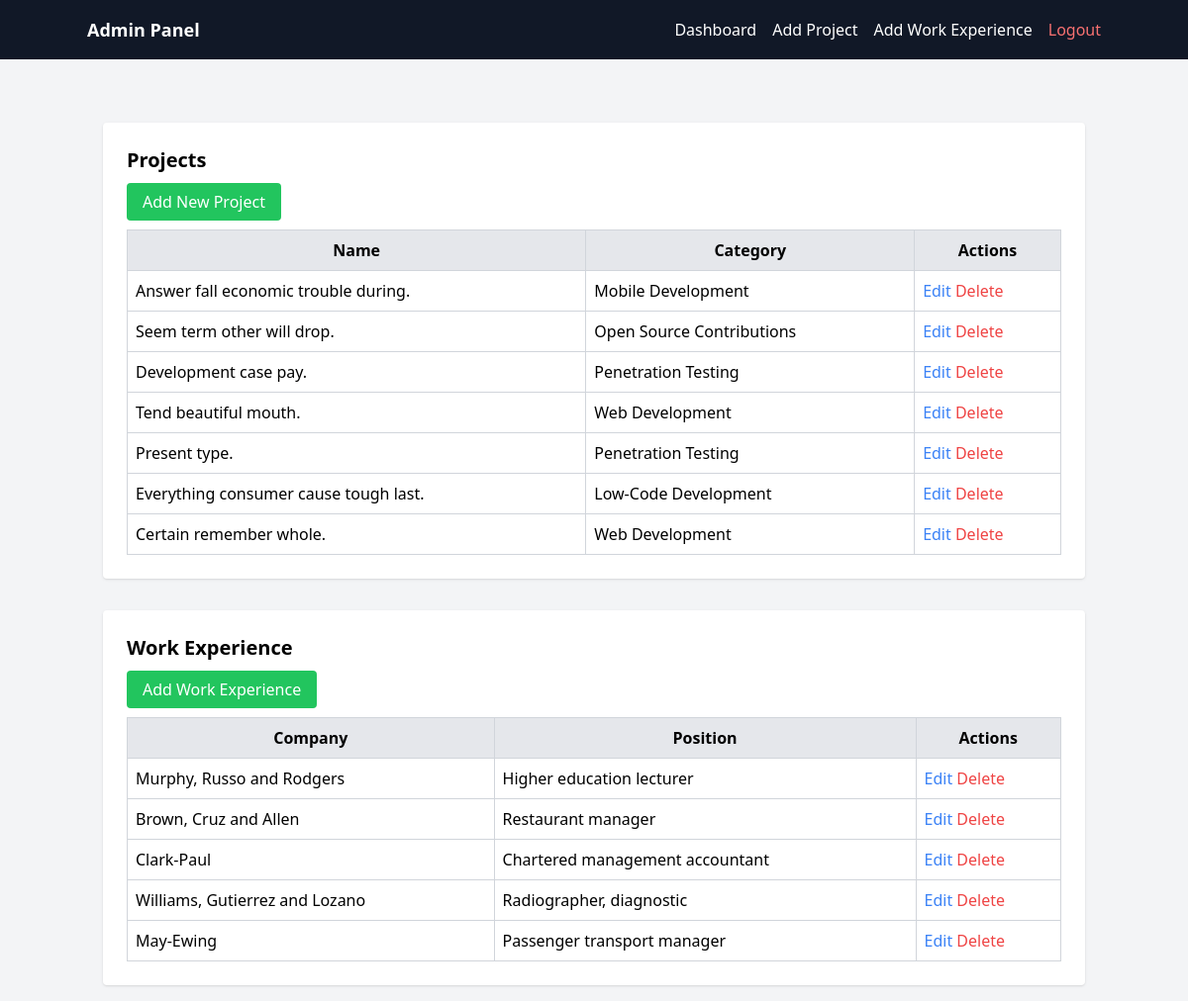
/admin/dashboard (signed in), run on an earlier commit of the app's database.
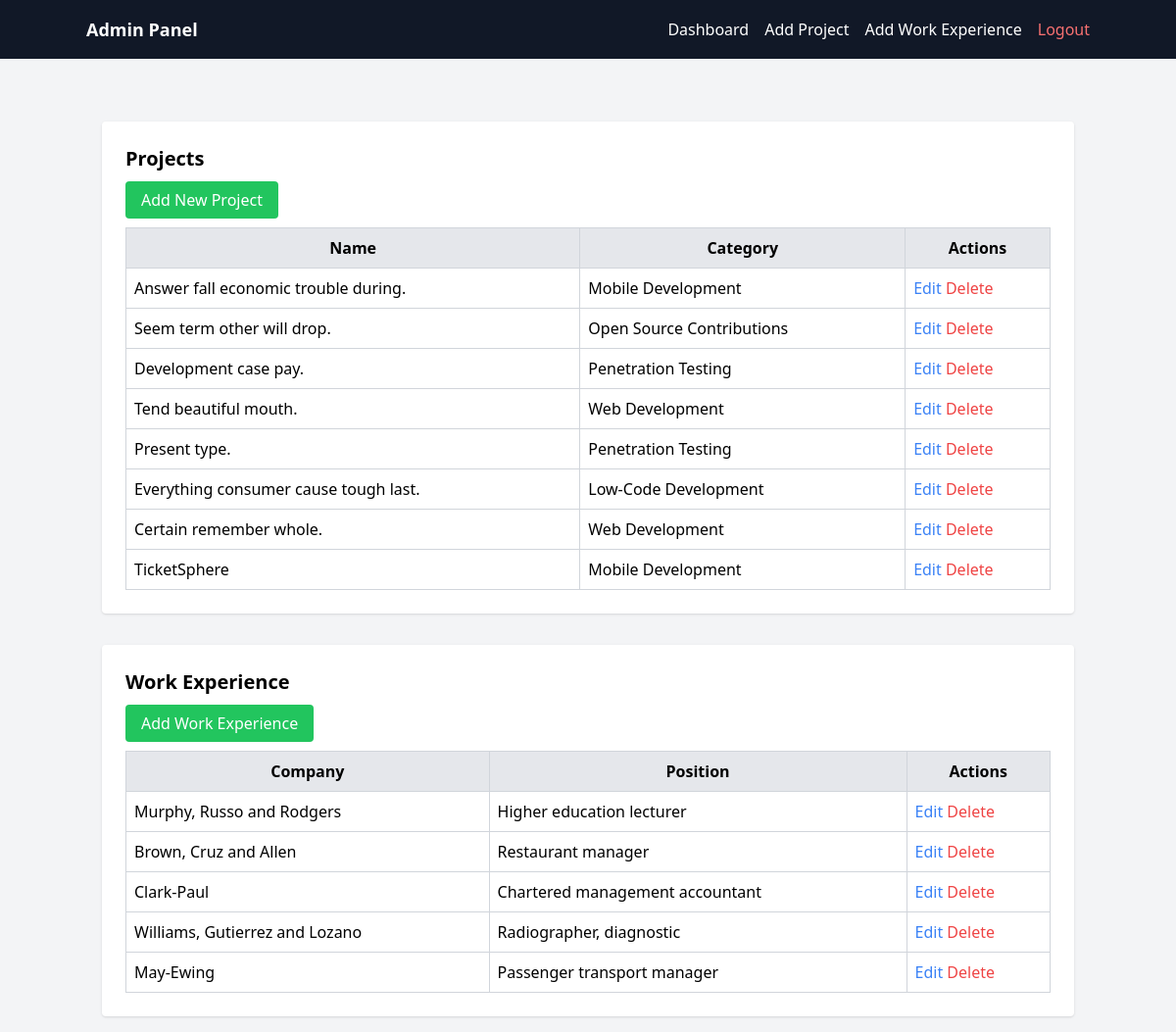
And on a later commit of the database.
### app.py (models this page shows, shortened)
class Project(db.Model):
    __tablename__ = 'projects'
    ProjectID = db.Column(db.Integer, primary_key=True)
    ProjectName = db.Column(db.String(255), nullable=False)
    Description = db.Column(db.Text, nullable=False)
    GitHubLink = db.Column(db.String(255))
    PreviewLink = db.Column(db.String(255))
    DateStarted = db.Column(db.Date)
    DateCompleted = db.Column(db.Date)
    Category = db.Column(db.String(100))
    technologies = db.relationship('ProjectTechnology', back_populates='project', cascade='all, delete-orphan')
    screenshots = db.relationship('ProjectScreenshot', back_populates='project', cascade='all, delete-orphan',
                                  order_by='ProjectScreenshot.order')

class WorkExperience(db.Model):
    __tablename__ = 'work_experience'
    ExperienceID = db.Column(db.Integer, primary_key=True)
    CompanyName = db.Column(db.String(255), nullable=False)
    Position = db.Column(db.String(255), nullable=False)
    Description = db.Column(db.Text, nullable=False)
    StartDate = db.Column(db.Date, nullable=False)
    EndDate = db.Column(db.Date)
    Technologies = db.Column(db.String(255))
    CompanyLogo = db.Column(db.String(255))
    Location = db.Column(db.String(255))
    IsCurrentJob = db.Column(db.Boolean, default=False)

### app.py (the view)
@app.route('/admin/dashboard')
@admin_required
def admin_dashboard():
    projects = Project.query.all()
    experiences = WorkExperience.query.all()
    return render_template('admin/dashboard.html', projects=projects, experiences=experiences)

### app.py (called while the page is built)
def admin_required(f):
    @wraps(f)
    def decorated_function(*args, **kwargs):
        if 'admin_logged_in' not in session:
            flash('Please log in as admin first.', 'danger')
            return redirect(url_for('admin_login'))
        return f(*args, **kwargs)
    return decorated_function

@app.context_processor
def inject_current_year():
    return {'current_year': datetime.now().year}

### templates/admin/dashboard.html
{% extends "admin/base.html" %}
{% block content %}
<div class="container mx-auto mt-8 p-6 bg-white shadow rounded">
    <h2 class="text-xl font-semibold mb-4">Projects</h2>
    <a href="{{ url_for('add_project') }}" class="bg-green-500 text-white px-4 py-2 rounded">Add New Project</a>
    <table class="w-full mt-4 border-collapse border border-gray-300">
        <thead>
            <tr class="bg-gray-200">
                <th class="border border-gray-300 p-2">Name</th>
                <th class="border border-gray-300 p-2">Category</th>
                <th class="border border-gray-300 p-2">Actions</th>
            </tr>
        </thead>
        <tbody>
            {% for project in projects %}
            <tr>
                <td class="border border-gray-300 p-2">{{ project.ProjectName }}</td>
                <td class="border border-gray-300 p-2">{{ project.Category }}</td>
                <td class="border border-gray-300 p-2">
                    <a href="{{ url_for('edit_project', project_id=project.ProjectID) }}" class="text-blue-500 hover:text-blue-700">Edit</a>
                    <form action="{{ url_for('delete_project', project_id=project.ProjectID) }}" method="POST" class="inline">
                        <button type="submit" class="text-red-500 hover:text-red-700">Delete</button>
                    </form>
                </td>
            </tr>
            {% endfor %}
        </tbody>
    </table>
</div>
<div class="container mx-auto mt-8 p-6 bg-white shadow rounded">
    <h2 class="text-xl font-semibold mb-4">Work Experience</h2>
    <a href="{{ url_for('add_work_experience') }}" class="bg-green-500 text-white px-4 py-2 rounded">Add Work Experience</a>
    <table class="w-full mt-4 border-collapse border border-gray-300">
        <thead>
            <tr class="bg-gray-200">
                <th class="border border-gray-300 p-2">Company</th>
                <th class="border border-gray-300 p-2">Position</th>
                <th class="border border-gray-300 p-2">Actions</th>
            </tr>
        </thead>
        <tbody>
            {% for experience in experiences %}
            <tr>
                <td class="border border-gray-300 p-2">{{ experience.CompanyName }}</td>
                <td class="border border-gray-300 p-2">{{ experience.Position }}</td>
                <td class="border border-gray-300 p-2">
                    <a href="{{ url_for('edit_experience', experience_id=experience.ExperienceID) }}" class="text-blue-500 hover:text-blue-700">Edit</a>
                    <form action="{{ url_for('delete_experience', experience_id=experience.ExperienceID) }}" method="POST" class="inline">
                        <button type="submit" class="text-red-500 hover:text-red-700">Delete</button>
                    </form>
                </td>
            </tr>
            {% endfor %}
        </tbody>
    </table>
</div>
{% endblock %}

What changed in the data, as far as the page shows it:
added Project: ProjectName "TicketSphere", Category "Mobile Development"
